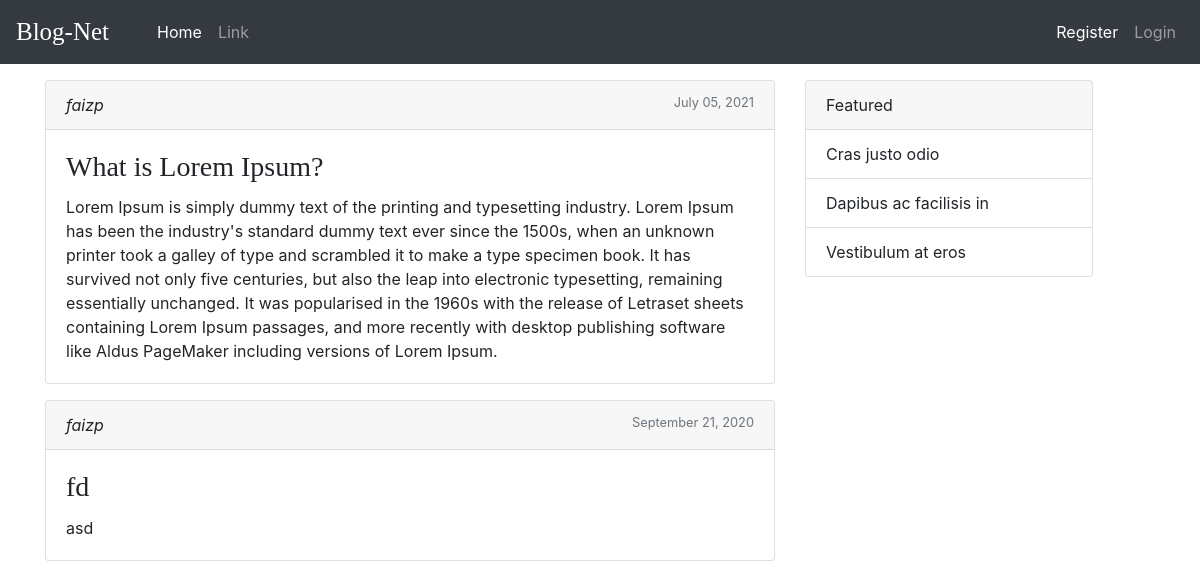
Before: / with the older database file.
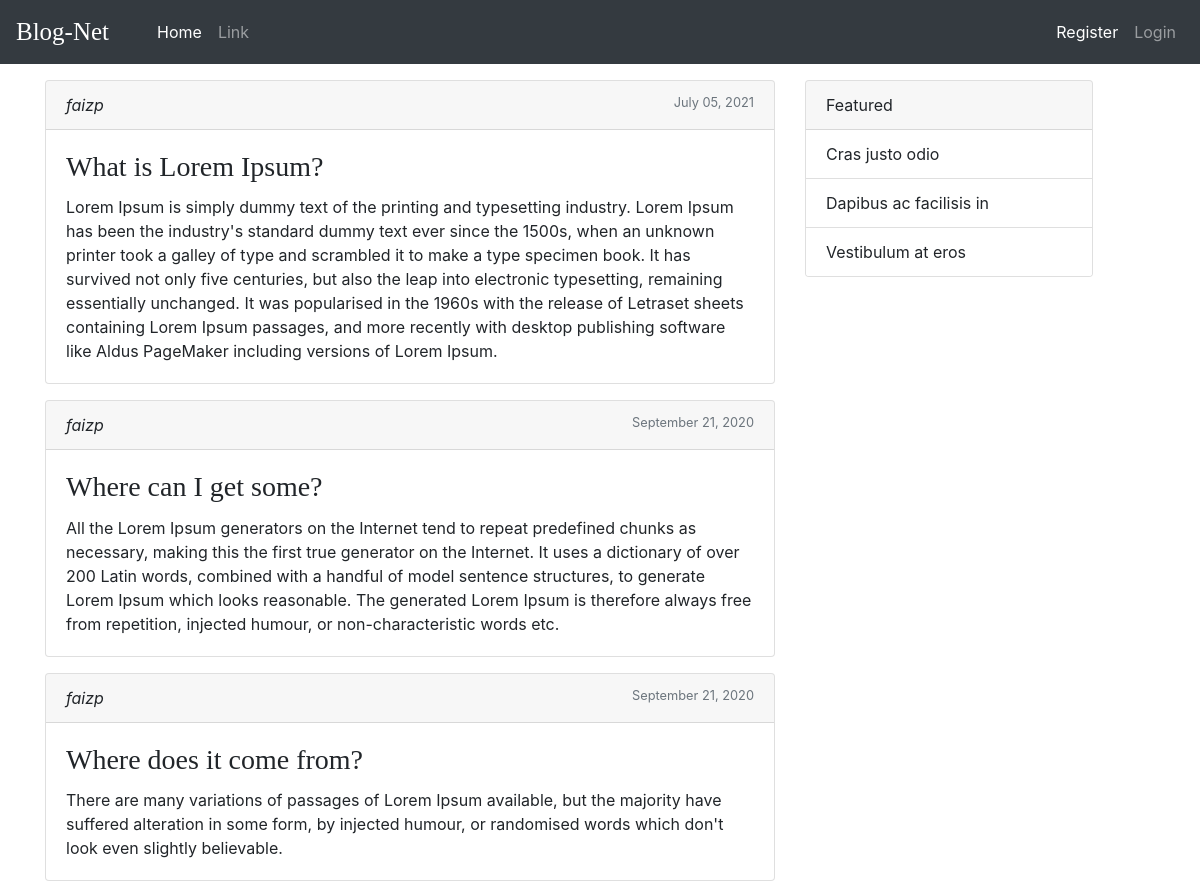
After: the same page with the newer database file.
### blog/models.py (models this page shows)
class Post(models.Model):
    title = models.CharField(max_length=255)
    content = models.TextField()
    date_posted = models.DateTimeField(default=timezone.now)
    author = models.ForeignKey(User, on_delete=models.CASCADE)

### blog/views.py (the view)
# urls.py: path('', views.home, name='blog-home'),
def home(request):
    context = {
        'posts':Post.objects.all()
    }
    return render(request, 'blog/index.html', context)

### blog/templates/blog/index.html
{% extends 'base.html' %}
{% block content %}
    {% for post in posts %}
        <div class="card mt-3" style="width: 100%;">
            <div class="card-header">
                <cite title="Source Title">{{ post.author }}</cite>
                <small class="text-muted float-right">{{ post.date_posted | date:"F d, Y" }}</small>
            </div>
            <div class="card-body">
                <h3 class="card-title" style="font-family: 'Source Sans Pro'">{{ post.title }}</h3>
                <p class="card-text">{{ post.content }}</p>
            </div>
        </div>
    {% endfor %}
{% endblock content %}

Changed rows visible on the page:
changed Post: title "fd" → "Where can I get some?"; content "asd" → "All the Lorem Ipsum generators on the Internet tend to repeat predefined chunks as necessary, making this the first true generator on the Internet. It uses a dictionary of over 200 Latin words, combined with a handful of model sentence structures, to generate Lorem Ipsum which looks reasonable. The generated Lorem Ipsum is therefore always free from repetition, injected humour, or non-characteristic words etc."
added Post: author "faizp", date_posted "September 21, 2020", title "Where does it come from?", content "There are many variations of passages of Lorem Ipsum available, but the majority have suffered alteration in some form, by injected humour, or randomised words which don't look even slightly believable."
